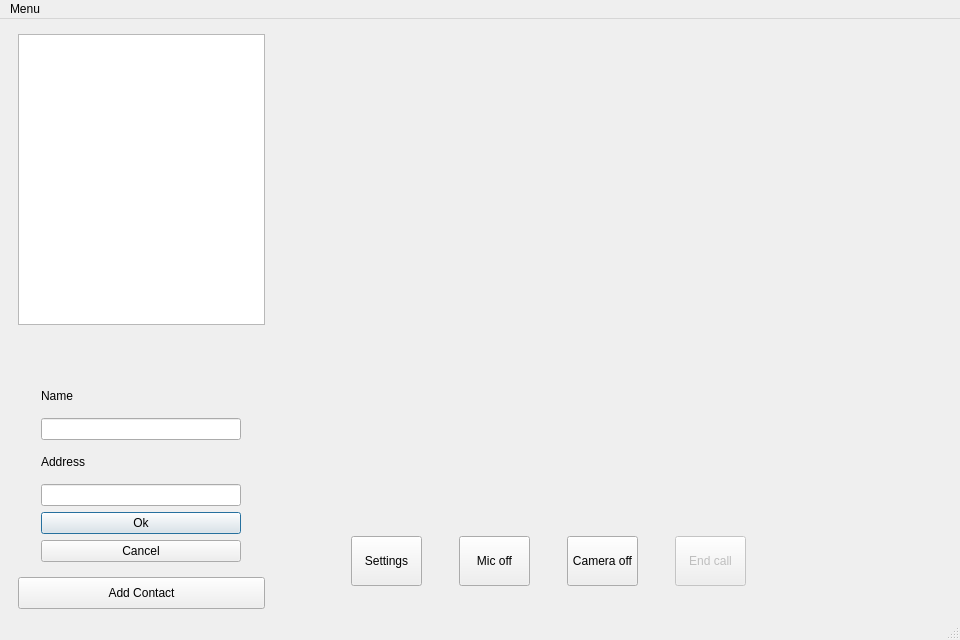
<?xml version="1.0" encoding="UTF-8"?>
<ui version="4.0">
 <class>CallWindow</class>
 <widget class="QMainWindow" name="CallWindow">
  <property name="geometry">
   <rect>
    <x>0</x>
    <y>0</y>
    <width>960</width>
    <height>640</height>
   </rect>
  </property>
  <property name="sizePolicy">
   <sizepolicy hsizetype="Preferred" vsizetype="Preferred">
    <horstretch>1</horstretch>
    <verstretch>1</verstretch>
   </sizepolicy>
  </property>
  <property name="minimumSize">
   <size>
    <width>700</width>
    <height>480</height>
   </size>
  </property>
  <property name="windowTitle">
   <string>MainWindow</string>
  </property>
  <widget class="QWidget" name="centralwidget">
   <layout class="QGridLayout" name="gridLayout_2">
    <item row="0" column="1" rowspan="11">
     <spacer name="horizontalSpacer_7">
      <property name="orientation">
       <enum>Qt::Horizontal</enum>
      </property>
      <property name="sizeType">
       <enum>QSizePolicy::Preferred</enum>
      </property>
      <property name="sizeHint" stdset="0">
       <size>
        <width>40</width>
        <height>20</height>
       </size>
      </property>
     </spacer>
    </item>
    <item row="10" column="2" colspan="9">
     <widget class="QWidget" name="buttonContainer" native="true">
      <property name="sizePolicy">
       <sizepolicy hsizetype="MinimumExpanding" vsizetype="Minimum">
        <horstretch>0</horstretch>
        <verstretch>0</verstretch>
       </sizepolicy>
      </property>
      <property name="minimumSize">
       <size>
        <width>480</width>
        <height>96</height>
       </size>
      </property>
      <property name="maximumSize">
       <size>
        <width>16777215</width>
        <height>96</height>
       </size>
      </property>
      <layout class="QHBoxLayout" name="horizontalLayout">
       <property name="topMargin">
        <number>0</number>
       </property>
       <property name="bottomMargin">
        <number>0</number>
       </property>
       <item>
        <spacer name="horizontalSpacer_2">
         <property name="orientation">
          <enum>Qt::Horizontal</enum>
         </property>
         <property name="sizeHint" stdset="0">
          <size>
           <width>40</width>
           <height>20</height>
          </size>
         </property>
        </spacer>
       </item>
       <item>
        <widget class="QPushButton" name="settings">
         <property name="minimumSize">
          <size>
           <width>50</width>
           <height>50</height>
          </size>
         </property>
         <property name="toolTip">
          <string extracomment="Settings"/>
         </property>
         <property name="text">
          <string>Settings</string>
         </property>
        </widget>
       </item>
       <item>
        <spacer name="horizontalSpacer_4">
         <property name="orientation">
          <enum>Qt::Horizontal</enum>
         </property>
         <property name="sizeType">
          <enum>QSizePolicy::Preferred</enum>
         </property>
         <property name="sizeHint" stdset="0">
          <size>
           <width>40</width>
           <height>20</height>
          </size>
         </property>
        </spacer>
       </item>
       <item>
        <widget class="QPushButton" name="mic">
         <property name="minimumSize">
          <size>
           <width>50</width>
           <height>50</height>
          </size>
         </property>
         <property name="toolTip">
          <string extracomment="Mic off"/>
         </property>
         <property name="text">
          <string>Mic off</string>
         </property>
        </widget>
       </item>
       <item>
        <spacer name="horizontalSpacer_5">
         <property name="orientation">
          <enum>Qt::Horizontal</enum>
         </property>
         <property name="sizeType">
          <enum>QSizePolicy::Preferred</enum>
         </property>
         <property name="sizeHint" stdset="0">
          <size>
           <width>40</width>
           <height>20</height>
          </size>
         </property>
        </spacer>
       </item>
       <item>
        <widget class="QPushButton" name="camera">
         <property name="minimumSize">
          <size>
           <width>50</width>
           <height>50</height>
          </size>
         </property>
         <property name="toolTip">
          <string/>
         </property>
         <property name="text">
          <string>Camera off</string>
         </property>
        </widget>
       </item>
       <item>
        <spacer name="horizontalSpacer_6">
         <property name="orientation">
          <enum>Qt::Horizontal</enum>
         </property>
         <property name="sizeType">
          <enum>QSizePolicy::Preferred</enum>
         </property>
         <property name="sizeHint" stdset="0">
          <size>
           <width>40</width>
           <height>20</height>
          </size>
         </property>
        </spacer>
       </item>
       <item>
        <widget class="QWidget" name="endcallHolder" native="true">
         <property name="sizePolicy">
          <sizepolicy hsizetype="Minimum" vsizetype="Minimum">
           <horstretch>0</horstretch>
           <verstretch>0</verstretch>
          </sizepolicy>
         </property>
         <property name="minimumSize">
          <size>
           <width>64</width>
           <height>50</height>
          </size>
         </property>
         <layout class="QHBoxLayout" name="horizontalLayout_3">
          <property name="spacing">
           <number>0</number>
          </property>
          <property name="leftMargin">
           <number>0</number>
          </property>
          <property name="topMargin">
           <number>0</number>
          </property>
          <property name="rightMargin">
           <number>0</number>
          </property>
          <property name="bottomMargin">
           <number>0</number>
          </property>
          <item>
           <widget class="QPushButton" name="EndCallButton">
            <property name="enabled">
             <bool>false</bool>
            </property>
            <property name="minimumSize">
             <size>
              <width>50</width>
              <height>50</height>
             </size>
            </property>
            <property name="toolTip">
             <string extracomment="End call"/>
            </property>
            <property name="text">
             <string>End call</string>
            </property>
            <property name="autoDefault">
             <bool>false</bool>
            </property>
            <property name="default">
             <bool>false</bool>
            </property>
            <property name="flat">
             <bool>false</bool>
            </property>
           </widget>
          </item>
         </layout>
        </widget>
       </item>
       <item>
        <spacer name="horizontalSpacer_3">
         <property name="orientation">
          <enum>Qt::Horizontal</enum>
         </property>
         <property name="sizeHint" stdset="0">
          <size>
           <width>40</width>
           <height>20</height>
          </size>
         </property>
        </spacer>
       </item>
       <item>
        <widget class="VideoWidget" name="SelfView" native="true">
         <property name="sizePolicy">
          <sizepolicy hsizetype="Fixed" vsizetype="Expanding">
           <horstretch>0</horstretch>
           <verstretch>0</verstretch>
          </sizepolicy>
         </property>
         <property name="minimumSize">
          <size>
           <width>128</width>
           <height>64</height>
          </size>
         </property>
         <property name="maximumSize">
          <size>
           <width>128</width>
           <height>96</height>
          </size>
         </property>
        </widget>
       </item>
      </layout>
     </widget>
    </item>
    <item row="0" column="0">
     <widget class="QWidget" name="TopLeftSpacerContainer" native="true">
      <property name="sizePolicy">
       <sizepolicy hsizetype="Preferred" vsizetype="Expanding">
        <horstretch>0</horstretch>
        <verstretch>0</verstretch>
       </sizepolicy>
      </property>
      <property name="minimumSize">
       <size>
        <width>0</width>
        <height>0</height>
       </size>
      </property>
      <property name="maximumSize">
       <size>
        <width>200</width>
        <height>0</height>
       </size>
      </property>
      <layout class="QHBoxLayout" name="horizontalLayout_2">
       <item>
        <spacer name="horizontalSpacer">
         <property name="orientation">
          <enum>Qt::Horizontal</enum>
         </property>
         <property name="sizeType">
          <enum>QSizePolicy::Expanding</enum>
         </property>
         <property name="sizeHint" stdset="0">
          <size>
           <width>200</width>
           <height>13</height>
          </size>
         </property>
        </spacer>
       </item>
      </layout>
     </widget>
    </item>
    <item row="1" column="0" rowspan="10">
     <widget class="QWidget" name="contactListContainer" native="true">
      <property name="sizePolicy">
       <sizepolicy hsizetype="MinimumExpanding" vsizetype="Expanding">
        <horstretch>0</horstretch>
        <verstretch>0</verstretch>
       </sizepolicy>
      </property>
      <property name="minimumSize">
       <size>
        <width>200</width>
        <height>240</height>
       </size>
      </property>
      <property name="maximumSize">
       <size>
        <width>300</width>
        <height>16777215</height>
       </size>
      </property>
      <layout class="QVBoxLayout" name="verticalLayout">
       <property name="topMargin">
        <number>0</number>
       </property>
       <property name="bottomMargin">
        <number>0</number>
       </property>
       <item>
        <widget class="QListWidget" name="contactList">
         <property name="sizePolicy">
          <sizepolicy hsizetype="Minimum" vsizetype="Expanding">
           <horstretch>0</horstretch>
           <verstretch>0</verstretch>
          </sizepolicy>
         </property>
        </widget>
       </item>
       <item>
        <spacer name="verticalSpacer">
         <property name="orientation">
          <enum>Qt::Vertical</enum>
         </property>
         <property name="sizeType">
          <enum>QSizePolicy::Preferred</enum>
         </property>
         <property name="sizeHint" stdset="0">
          <size>
           <width>20</width>
           <height>40</height>
          </size>
         </property>
        </spacer>
       </item>
       <item>
        <widget class="QWidget" name="Add_contact_widget" native="true">
         <property name="enabled">
          <bool>true</bool>
         </property>
         <property name="minimumSize">
          <size>
           <width>0</width>
           <height>200</height>
          </size>
         </property>
         <layout class="QGridLayout" name="gridLayout">
          <item row="2" column="0">
           <widget class="QLabel" name="addressLabel">
            <property name="sizePolicy">
             <sizepolicy hsizetype="Minimum" vsizetype="Preferred">
              <horstretch>0</horstretch>
              <verstretch>0</verstretch>
             </sizepolicy>
            </property>
            <property name="text">
             <string>Address</string>
            </property>
           </widget>
          </item>
          <item row="3" column="0">
           <widget class="QLineEdit" name="ip">
            <property name="sizePolicy">
             <sizepolicy hsizetype="Expanding" vsizetype="Fixed">
              <horstretch>0</horstretch>
              <verstretch>0</verstretch>
             </sizepolicy>
            </property>
            <property name="maximumSize">
             <size>
              <width>200</width>
              <height>16777215</height>
             </size>
            </property>
            <property name="text">
             <string/>
            </property>
           </widget>
          </item>
          <item row="1" column="0">
           <widget class="QLineEdit" name="peerName">
            <property name="sizePolicy">
             <sizepolicy hsizetype="Expanding" vsizetype="Fixed">
              <horstretch>0</horstretch>
              <verstretch>0</verstretch>
             </sizepolicy>
            </property>
            <property name="maximumSize">
             <size>
              <width>200</width>
              <height>16777215</height>
             </size>
            </property>
           </widget>
          </item>
          <item row="0" column="0">
           <widget class="QLabel" name="NameLabel">
            <property name="sizePolicy">
             <sizepolicy hsizetype="Minimum" vsizetype="Preferred">
              <horstretch>0</horstretch>
              <verstretch>0</verstretch>
             </sizepolicy>
            </property>
            <property name="text">
             <string>Name</string>
            </property>
           </widget>
          </item>
          <item row="5" column="0">
           <widget class="QPushButton" name="cancelcontact">
            <property name="text">
             <string>Cancel</string>
            </property>
            <property name="autoDefault">
             <bool>true</bool>
            </property>
           </widget>
          </item>
          <item row="4" column="0">
           <widget class="QPushButton" name="ok_contact">
            <property name="text">
             <string>Ok</string>
            </property>
            <property name="default">
             <bool>true</bool>
            </property>
            <property name="flat">
             <bool>false</bool>
            </property>
           </widget>
          </item>
         </layout>
        </widget>
       </item>
       <item>
        <widget class="QPushButton" name="addContact">
         <property name="sizePolicy">
          <sizepolicy hsizetype="Preferred" vsizetype="Preferred">
           <horstretch>0</horstretch>
           <verstretch>0</verstretch>
          </sizepolicy>
         </property>
         <property name="minimumSize">
          <size>
           <width>0</width>
           <height>32</height>
          </size>
         </property>
         <property name="toolTip">
          <string/>
         </property>
         <property name="text">
          <string>Add Contact</string>
         </property>
        </widget>
       </item>
      </layout>
     </widget>
    </item>
    <item row="1" column="2" rowspan="9" colspan="9">
     <widget class="QWidget" name="participants" native="true">
      <property name="sizePolicy">
       <sizepolicy hsizetype="Preferred" vsizetype="Preferred">
        <horstretch>0</horstretch>
        <verstretch>0</verstretch>
       </sizepolicy>
      </property>
      <property name="minimumSize">
       <size>
        <width>320</width>
        <height>240</height>
       </size>
      </property>
      <layout class="QGridLayout" name="participantLayout">
       <property name="sizeConstraint">
        <enum>QLayout::SetMaximumSize</enum>
       </property>
       <property name="leftMargin">
        <number>0</number>
       </property>
       <property name="topMargin">
        <number>0</number>
       </property>
       <property name="rightMargin">
        <number>0</number>
       </property>
       <property name="bottomMargin">
        <number>0</number>
       </property>
       <property name="spacing">
        <number>0</number>
       </property>
      </layout>
     </widget>
    </item>
    <item row="1" column="11" rowspan="10">
     <spacer name="horizontalSpacer_8">
      <property name="orientation">
       <enum>Qt::Horizontal</enum>
      </property>
      <property name="sizeType">
       <enum>QSizePolicy::Preferred</enum>
      </property>
      <property name="sizeHint" stdset="0">
       <size>
        <width>40</width>
        <height>20</height>
       </size>
      </property>
     </spacer>
    </item>
   </layout>
  </widget>
  <widget class="QMenuBar" name="menubar">
   <property name="geometry">
    <rect>
     <x>0</x>
     <y>0</y>
     <width>960</width>
     <height>21</height>
    </rect>
   </property>
   <widget class="QMenu" name="menuConference">
    <property name="title">
     <string>Menu</string>
    </property>
    <addaction name="actionAbout"/>
    <addaction name="actionAdvanced_Settings"/>
    <addaction name="actionStatistics"/>
    <addaction name="actionClose"/>
   </widget>
   <addaction name="menuConference"/>
  </widget>
  <widget class="QStatusBar" name="statusbar"/>
  <action name="actionAdd_Caller">
   <property name="text">
    <string>Add Caller</string>
   </property>
  </action>
  <action name="actionAbout">
   <property name="text">
    <string>About</string>
   </property>
  </action>
  <action name="actionClose">
   <property name="text">
    <string>Close</string>
   </property>
  </action>
  <action name="actionStatistics">
   <property name="text">
    <string>Statistics</string>
   </property>
  </action>
  <action name="actionAdvanced_Settings">
   <property name="text">
    <string>Advanced Settings</string>
   </property>
  </action>
 </widget>
 <customwidgets>
  <customwidget>
   <class>VideoWidget</class>
   <extends>QWidget</extends>
   <header>gui/videowidget.h</header>
   <container>1</container>
  </customwidget>
 </customwidgets>
 <tabstops>
  <tabstop>addContact</tabstop>
  <tabstop>peerName</tabstop>
  <tabstop>ip</tabstop>
  <tabstop>ok_contact</tabstop>
  <tabstop>cancelcontact</tabstop>
  <tabstop>settings</tabstop>
  <tabstop>mic</tabstop>
  <tabstop>camera</tabstop>
  <tabstop>EndCallButton</tabstop>
  <tabstop>contactList</tabstop>
 </tabstops>
 <resources/>
 <connections>
  <connection>
   <sender>ok_contact</sender>
   <signal>clicked()</signal>
   <receiver>CallWindow</receiver>
   <slot>addContact()</slot>
   <hints>
    <hint type="sourcelabel">
     <x>158</x>
     <y>514</y>
    </hint>
    <hint type="destinationlabel">
     <x>639</x>
     <y>319</y>
    </hint>
   </hints>
  </connection>
  <connection>
   <sender>actionStatistics</sender>
   <signal>triggered()</signal>
   <receiver>CallWindow</receiver>
   <slot>openStatistics()</slot>
   <hints>
    <hint type="sourcelabel">
     <x>-1</x>
     <y>-1</y>
    </hint>
    <hint type="destinationlabel">
     <x>639</x>
     <y>379</y>
    </hint>
   </hints>
  </connection>
  <connection>
   <sender>actionAbout</sender>
   <signal>triggered()</signal>
   <receiver>CallWindow</receiver>
   <slot>on_about_clicked()</slot>
   <hints>
    <hint type="sourcelabel">
     <x>-1</x>
     <y>-1</y>
    </hint>
    <hint type="destinationlabel">
     <x>479</x>
     <y>319</y>
    </hint>
   </hints>
  </connection>
  <connection>
   <sender>actionAdvanced_Settings</sender>
   <signal>triggered()</signal>
   <receiver>CallWindow</receiver>
   <slot>on_advanced_settings_clicked()</slot>
   <hints>
    <hint type="sourcelabel">
     <x>-1</x>
     <y>-1</y>
    </hint>
    <hint type="destinationlabel">
     <x>479</x>
     <y>319</y>
    </hint>
   </hints>
  </connection>
  <connection>
   <sender>addContact</sender>
   <signal>clicked()</signal>
   <receiver>Add_contact_widget</receiver>
   <slot>show()</slot>
   <hints>
    <hint type="sourcelabel">
     <x>158</x>
     <y>585</y>
    </hint>
    <hint type="destinationlabel">
     <x>158</x>
     <y>463</y>
    </hint>
   </hints>
  </connection>
  <connection>
   <sender>cancelcontact</sender>
   <signal>clicked()</signal>
   <receiver>Add_contact_widget</receiver>
   <slot>hide()</slot>
   <hints>
    <hint type="sourcelabel">
     <x>158</x>
     <y>543</y>
    </hint>
    <hint type="destinationlabel">
     <x>158</x>
     <y>463</y>
    </hint>
   </hints>
  </connection>
  <connection>
   <sender>addContact</sender>
   <signal>clicked()</signal>
   <receiver>addContact</receiver>
   <slot>hide()</slot>
   <hints>
    <hint type="sourcelabel">
     <x>158</x>
     <y>585</y>
    </hint>
    <hint type="destinationlabel">
     <x>158</x>
     <y>585</y>
    </hint>
   </hints>
  </connection>
  <connection>
   <sender>cancelcontact</sender>
   <signal>clicked()</signal>
   <receiver>addContact</receiver>
   <slot>show()</slot>
   <hints>
    <hint type="sourcelabel">
     <x>158</x>
     <y>543</y>
    </hint>
    <hint type="destinationlabel">
     <x>158</x>
     <y>585</y>
    </hint>
   </hints>
  </connection>
  <connection>
   <sender>cancelcontact</sender>
   <signal>clicked()</signal>
   <receiver>peerName</receiver>
   <slot>clear()</slot>
   <hints>
    <hint type="sourcelabel">
     <x>141</x>
     <y>552</y>
    </hint>
    <hint type="destinationlabel">
     <x>141</x>
     <y>430</y>
    </hint>
   </hints>
  </connection>
  <connection>
   <sender>cancelcontact</sender>
   <signal>clicked()</signal>
   <receiver>ip</receiver>
   <slot>clear()</slot>
   <hints>
    <hint type="sourcelabel">
     <x>141</x>
     <y>552</y>
    </hint>
    <hint type="destinationlabel">
     <x>141</x>
     <y>495</y>
    </hint>
   </hints>
  </connection>
  <connection>
   <sender>ok_contact</sender>
   <signal>clicked()</signal>
   <receiver>ip</receiver>
   <slot>clear()</slot>
   <hints>
    <hint type="sourcelabel">
     <x>141</x>
     <y>523</y>
    </hint>
    <hint type="destinationlabel">
     <x>141</x>
     <y>495</y>
    </hint>
   </hints>
  </connection>
  <connection>
   <sender>ok_contact</sender>
   <signal>clicked()</signal>
   <receiver>peerName</receiver>
   <slot>clear()</slot>
   <hints>
    <hint type="sourcelabel">
     <x>141</x>
     <y>523</y>
    </hint>
    <hint type="destinationlabel">
     <x>141</x>
     <y>430</y>
    </hint>
   </hints>
  </connection>
  <connection>
   <sender>ok_contact</sender>
   <signal>clicked()</signal>
   <receiver>Add_contact_widget</receiver>
   <slot>hide()</slot>
   <hints>
    <hint type="sourcelabel">
     <x>141</x>
     <y>523</y>
    </hint>
    <hint type="destinationlabel">
     <x>141</x>
     <y>472</y>
    </hint>
   </hints>
  </connection>
  <connection>
   <sender>ok_contact</sender>
   <signal>clicked()</signal>
   <receiver>addContact</receiver>
   <slot>show()</slot>
   <hints>
    <hint type="sourcelabel">
     <x>141</x>
     <y>523</y>
    </hint>
    <hint type="destinationlabel">
     <x>141</x>
     <y>594</y>
    </hint>
   </hints>
  </connection>
 </connections>
 <slots>
  <slot>micState()</slot>
  <slot>cameraState()</slot>
  <slot>openStatistics()</slot>
  <slot>endAllCalls()</slot>
  <slot>addContact()</slot>
  <slot>on_about_clicked()</slot>
  <slot>on_advanced_settings_clicked()</slot>
 </slots>
</ui>
